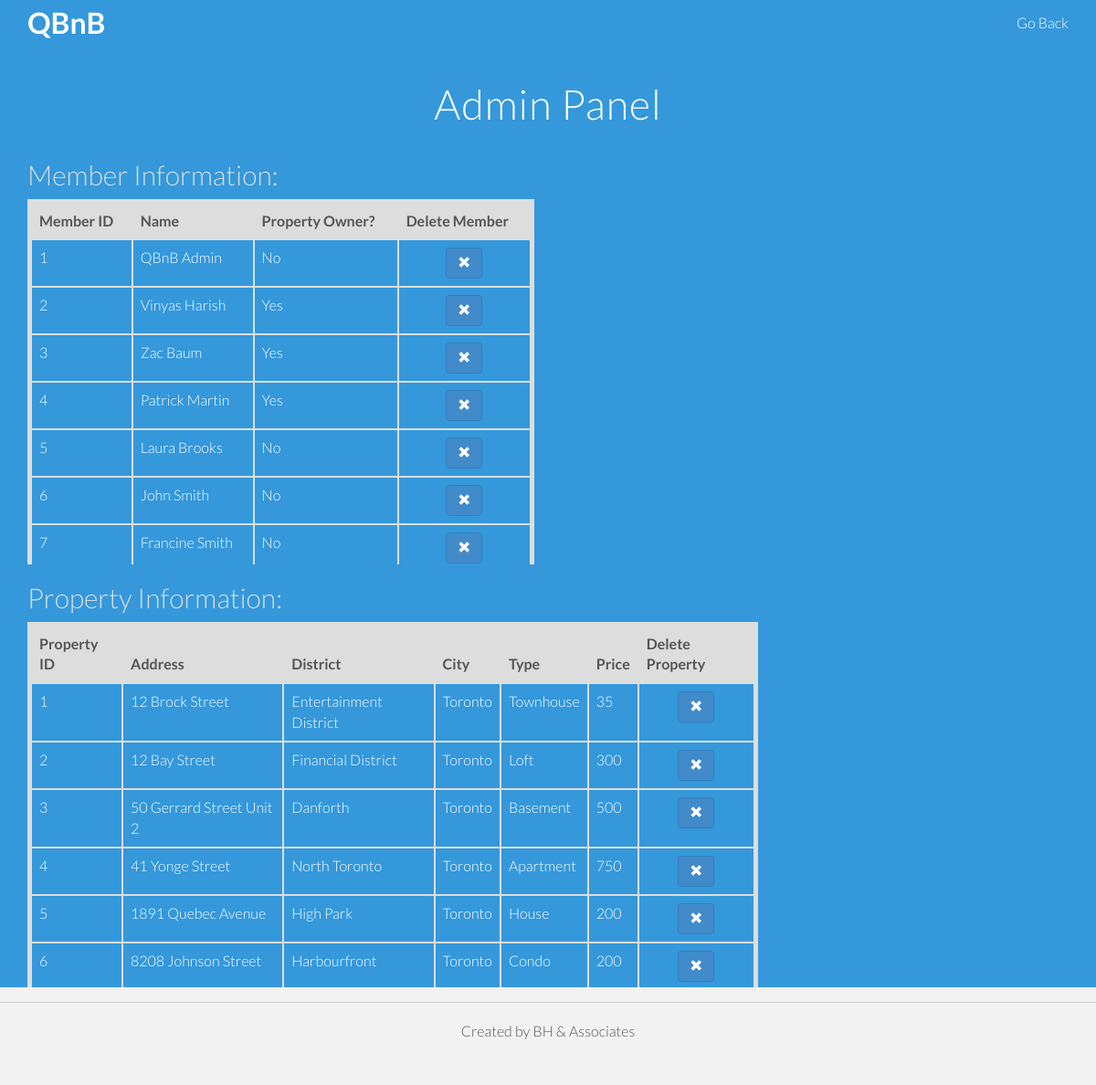
The app's page /QBnBSite/admindash.php with its own data.
### tables this page shows
CREATE TABLE Member(
  Member_ID int NOT NULL AUTO_INCREMENT,
  F_Name varchar(20) NOT NULL,
  L_Name varchar(20) NOT NULL,
  Email varchar(50) NOT NULL,
  Phone_No bigint(15) NOT NULL,
  Grad_Year int(4) NOT NULL,
  Faculty varchar(20) NOT NULL,
  Degree_Type char(10) NOT NULL,
  Password varchar(180) NOT NULL,
  PRIMARY KEY (Member_ID),
  UNIQUE (Email)
);

CREATE TABLE Property(
  Property_ID int NOT NULL AUTO_INCREMENT,
  Owner_ID int NOT NULL,
  Street_No int NOT NULL,
  Street_Name varchar(30) NOT NULL,
  City varchar(30) NOT NULL,
  Country varchar(30) NOT NULL,
  Postal_Code varchar(10) NOT NULL,
  District_Name varchar(30) NOT NULL,
  Type varchar(15) NOT NULL,
  Price decimal NOT NULL,
  PRIMARY KEY (Property_ID),
  FOREIGN KEY (District_Name) references District(District_Name) ON UPDATE CASCADE ON DELETE CASCADE,
  FOREIGN KEY (Owner_ID) references Member(Member_ID) ON UPDATE CASCADE ON DELETE CASCADE
);

### QBnBSite/admindash.php (the view, shortened to what this page needs)
<!DOCTYPE html>
<html lang="en">
	<head>
		<link href="css/bootstrap.css" rel="stylesheet">
		<link href="css/main.css" rel="stylesheet">
	</head>
 	<body>
		<div class="navbar navbar-default navbar-fixed-top">
	     	<div class="container">
	        	<div class="navbar-header">
		         	<a class="navbar-brand" href="userdash.php"><b>QBnB</b></a>
		        </div>
		        <div class="navbar-collapse collapse">
	         		<ul class="nav navbar-nav navbar-right">
	         			<li class="active dropdown">
							<li>
								<a href="userdash.php">Go Back</a>
							</li>
						</li>
	         		</ul>
	        	</div>
		    </div>
	    </div>
	    <div class="navbar navbar-default navbar-fixed-top">
	     	<div class="container">
	        	<div class="navbar-header">
		         	<a class="navbar-brand" href="userdash.php"><b>QBnB</b></a>
		        </div>
		        <div class="navbar-collapse collapse">
	         		<ul class="nav navbar-nav navbar-right">
	         			<li class="active dropdown">
							<li>
								<a href="userdash.php">Go Back</a>
							</li>
						</li>
	         		</ul>
	        	</div>
		    </div>
	    </div>
		<div id="headerwrap" style="padding-top: 50px; min-height: 590px;">
			<div class="container">
				<div class="row">
					<div class="col-lg-6 col-lg-offset-3">
						<h1 style="text-align: center">Admin Panel</h1>
					</div>
				</div>
				<div class="row">
					<div class="col-lg-6">
							<h2 style="color: #dddddd;">Member Information:</h2>
							<div style="max-height: 400px !important; overflow: scroll;">
								<table class="table table-bordered table-hover">
						            <thead style="background-color: #dddddd">
						                <th>Member ID</th>
						                <th>Name</th>
						                <th>Property Owner?</th>
						                <th>Delete Member</th>
						            </thead>
								<?php
								 			include_once 'config/connection.php';
											$queryBasicMemberInfo = "SELECT Member_ID, F_Name, L_Name
																							 FROM Member";
											$queryBasicMemberInfo = mysqli_query($con,$queryBasicMemberInfo);
											while ($rowMember = mysqli_fetch_array($queryBasicMemberInfo)){
												echo "<tbody style='color: white;'>";
												echo "<tr><td>".$rowMember['Member_ID']."</td>";
												echo "<td>".$rowMember['F_Name'].' '.$rowMember['L_Name']."</td>";
												$queryCheckIfOwner = "SELECT Property_ID
																							FROM Property
																							WHERE Owner_ID = '$rowMember[Member_ID]'";
												$queryCheckIfOwner = mysqli_query($con, $queryCheckIfOwner);
												if (mysqli_num_rows($queryCheckIfOwner) == 0)
													echo "<td> No </td>";
												else {
													echo "<td> Yes </td>";
												}
												echo "<td align='center'> <button type='button' class='btn btn-l btn-primary' data-toggle='popover'>";
												echo "<span class='glyphicon glyphicon-remove' text-align = center aria-hidden='true'></span></button>";
												echo "<div id='popover-content' class='hide'></td>";
											}
								?>
								</table>
							</div>
					</div>
				</div>
				<div class="row">
					<div class="col-lg-6">
							<h2 style="color: #dddddd">Property Information:</h2>
							<div style="height: 400px !important; overflow: scroll; width: 800px;">
								<table class="table table-bordered table-hover">
						            <thead style="background-color: #dddddd">
						                <th>Property ID</th>
						                <th>Address </th>
						                <th>District</th>
						                <th>City</th>
														<th>Type</th>
						                <th>Price</th>
						                <th>Delete Property</th>
						            </thead>
												<?php
												 			include_once 'config/connection.php';
															$queryBasicPropInfo = "SELECT Property_ID, Street_No, Street_Name, District_Name, City, Type, Price
																										 FROM Property";
															$queryBasicPropInfo = mysqli_query($con,$queryBasicPropInfo);
															while ($rowProperty = mysqli_fetch_array($queryBasicPropInfo)){
																echo "<tbody style='color: white;'>";
																echo "<tr><td>".$rowProperty['Property_ID']."</td>";
																echo "<td>".$rowProperty['Street_No'].' '.$rowProperty['Street_Name']."</td>";
																echo "<td>".$rowProperty['District_Name']."</td>";
																echo "<td>".$rowProperty['City']."</td>";
																echo "<td>".$rowProperty['Type']."</td>";
																echo "<td>".$rowProperty['Price']."</td>";
																echo "<td align='center'> <button type='button' class='btn btn-l btn-primary' data-toggle='popover'>";
																echo "<span class='glyphicon glyphicon-remove' text-align = center aria-hidden='true'></span></button>";
																echo "<div id='popover-content' class='hide'></td>";
															}
											?>
								</table>
							</div>
					</div>
				</div>
				</div>
			</div>
		<hr>
		<div class="container">
			<p class="centered">Created by BH &amp; Associates</p>
		</div>
	</body>
</html>

### QBnBSite/css/main.css (style rules this page uses)
body { background-color: #f2f2f2; font-family: 'Lato', sans-serif; font-weight: 300; font-size: 16px; color: #555; -webkit-font-smoothing: antialiased; -webkit-overflow-scrolling: touch; }
h1, h2, h3, h4, h5, h6 { font-family: 'Lato', sans-serif; font-weight: 300; color: #333; }
h1 { font-size: 40px; }
p { line-height: 28px; margin-bottom: 25px; font-size: 16px; }
.centered { text-align: center; }
a { color: #3498db; word-wrap: break-word; -webkit-transition: color 0.1s ease-in, background 0.1s ease-in; -moz-transition: color 0.1s ease-in, background 0.1s ease-in; -ms-transition: color 0.1s ease-in, background 0.1s ease-in; -o-transition: color 0.1s ease-in, background 0.1s ease-in; transition: color 0.1s ease-in, background 0.1s ease-in; }
a:before, a:after { -webkit-transition: color 0.1s ease-in, background 0.1s ease-in; -moz-transition: color 0.1s ease-in, background 0.1s ease-in; -ms-transition: color 0.1s ease-in, background 0.1s ease-in; -o-transition: color 0.1s ease-in, background 0.1s ease-in; transition: color 0.1s ease-in, background 0.1s ease-in; }
hr { display: block; height: 1px; border: 0; border-top: 1px solid #ccc; margin: 1em 0; padding: 0; }
.navbar-default { background-color: #3498db; border-color: transparent; }
.navbar-default .navbar-brand { color: white; font-size: 200% }
.navbar-default .navbar-nav > li > a { color: white; }
#headerwrap { background-color: #3498db; margin-top: -20px; padding-top: 200px; background-attachment: relative; background-position: center center; min-height: 680px; width: 100%; -webkit-background-size: 100%; -moz-background-size: 100%; -o-background-size: 100%; background-size: 100%; -webkit-background-size: cover; -moz-background-size: cover; -o-background-size: cover; background-size: cover; }
#headerwrap h1 { margin-top: 60px; margin-bottom: 15px; color: white; font-size: 45px; font-weight: 300; letter-spacing: 1px; }
.table-bordered { border: 5px solid #dddddd; }
.table-bordered > thead > tr > th, .table-bordered > tbody > tr > th, .table-bordered > tfoot > tr > th, .table-bordered > thead > tr > td, .table-bordered > tbody > tr > td, .table-bordered > tfoot > tr > td { border: 2px solid #dddddd; }

### records on screen
member: Member_ID "1", F_Name "QBnB", L_Name "Admin", shows "No"
member: Member_ID "2", F_Name "Vinyas", L_Name "Harish", shows "Yes"
member: Member_ID "3", F_Name "Zac", L_Name "Baum", shows "Yes"
member: Member_ID "4", F_Name "Patrick", L_Name "Martin", shows "Yes"
member: Member_ID "5", F_Name "Laura", L_Name "Brooks", shows "No"
member: Member_ID "6", F_Name "John", L_Name "Smith", shows "No"
member: Member_ID "7", F_Name "Francine", L_Name "Smith", shows "No"
property: Property_ID "1", Street_No "12", Street_Name "Brock Street", District_Name "Entertainment District", City "Toronto", Type "Townhouse", Price "35"
property: Property_ID "2", Street_No "12", Street_Name "Bay Street", District_Name "Financial District", City "Toronto", Type "Loft", Price "300"
property: Property_ID "3", Street_No "50", Street_Name "Gerrard Street Unit 2", District_Name "Danforth", City "Toronto", Type "Basement", Price "500"
property: Property_ID "4", Street_No "41", Street_Name "Yonge Street", District_Name "North Toronto", City "Toronto", Type "Apartment", Price "750"
property: Property_ID "5", Street_No "1891", Street_Name "Quebec Avenue", District_Name "High Park", City "Toronto", Type "House", Price "200"
property: Property_ID "6", Street_No "8208", Street_Name "Johnson Street", District_Name "Harbourfront", City "Toronto", Type "Condo", Price "200"
